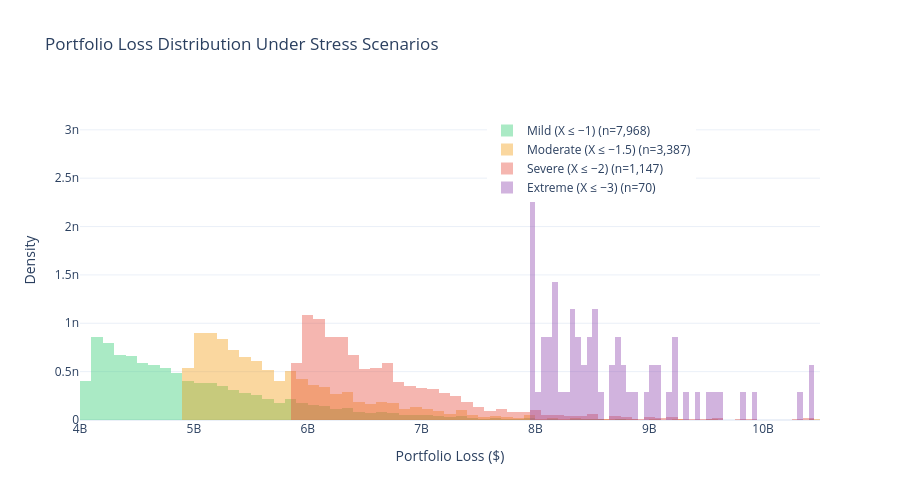

Here is the notebook cell this chart was saved with:
### Markdown cell above
### Stress Testing the Latent Factor - Recession scenario


We condition on $X \leq x^*$ for various stress levels and examine the resulting loss distribution

### Code cell
stress_levels = {
    'Mild (X ≤ −1)':   (-np.inf, -1),
    'Moderate (X ≤ −1.5)': (-np.inf, -1.5),
    'Severe (X ≤ −2)':     (-np.inf, -2),
    'Extreme (X ≤ −3)':    (-np.inf, -3),
}

stress_colors = ['#2ecc71', '#f39c12', '#e74c3c', '#8e44ad']

print("Stress Test Results")
print(f"{'Scenario':<25s} {'# Paths':>10s} {'Mean Loss':>12s} {'VaR 99%':>12s} "
      f"{'ES 99%':>12s} {'Default Rate':>14s}")
print("-" * 90)

fig = go.Figure()

for (name, (x_lo, x_hi)), color in zip(stress_levels.items(), stress_colors):
    mask = (X_draws >= x_lo) & (X_draws <= x_hi)
    n_paths = mask.sum()
    
    if n_paths < 10:
        print(f"  {name:<23s} -- insufficient paths ({n_paths}) --")
        continue
        
    stressed_losses = losses[mask]
    stressed_dr = portfolio_default_rate[mask]
    
    var_99 = np.percentile(stressed_losses, 99)
    es_99 = stressed_losses[stressed_losses >= var_99].mean()

    print(f"  {name:<23s} {n_paths:>10,d} ${stressed_losses.mean():>11,.0f} "
          f"${var_99:>11,.0f} ${es_99:>11,.0f} {stressed_dr.mean():>14.2%}")

    fig.add_trace(go.Histogram(
        x=stressed_losses, name=f"{name} (n={n_paths:,})", 
        opacity=0.4, marker_color=color, 
        histnorm='probability density', nbinsx=80
    ))

print("-" * 90)
print(f"Note: Unconditional EL = ${losses.mean():,.0f}, VaR 99% = ${np.percentile(losses, 99):,.0f}")

fig.update_layout(
    title="Portfolio Loss Distribution Under Stress Scenarios",
    xaxis_title="Portfolio Loss ($)",
    yaxis_title="Density",
    barmode='overlay',
    template="plotly_white", height=500,
    legend=dict(x=0.55, y=0.95)
)
fig.show()

### Figure 1 — Plotly figure (JSON) as saved in the notebook; plotly's stock layout.template omitted (floating-point values rounded to 4 significant figures; data arrays with more than 128 entries replaced by an {"elided": "..."} marker saying what was removed)
{"data": [{"histnorm": "probability density", "marker": {"color": "#2ecc71"}, "name": "Mild (X ≤ −1) (n=7,968)", "nbinsx": 80, "opacity": 0.4, "type": "histogram", "x": {"elided": "7968 float values"}}, {"histnorm": "probability density", "marker": {"color": "#f39c12"}, "name": "Moderate (X ≤ −1.5) (n=3,387)", "nbinsx": 80, "opacity": 0.4, "type": "histogram", "x": {"elided": "3387 float values"}}, {"histnorm": "probability density", "marker": {"color": "#e74c3c"}, "name": "Severe (X ≤ −2) (n=1,147)", "nbinsx": 80, "opacity": 0.4, "type": "histogram", "x": {"elided": "1147 float values"}}, {"histnorm": "probability density", "marker": {"color": "#8e44ad"}, "name": "Extreme (X ≤ −3) (n=70)", "nbinsx": 80, "opacity": 0.4, "type": "histogram", "x": [8803000000.0, 8195000000.0, 8703000000.0, 9644000000.0, 8526000000.0, 8152000000.0, 7957000000.0, 9560000000.0, 8422000000.0, 8426000000.0, 8261000000.0, 8494000000.0, 8349000000.0, 8664000000.0, 7975000000.0, 9071000000.0, 8484000000.0, 7967000000.0, 8218000000.0, 8339000000.0, 8178000000.0, 9823000000.0, 8065000000.0, 8195000000.0, 8577000000.0, 8369000000.0, 8034000000.0, 8175000000.0, 8077000000.0, 8116000000.0, 7969000000.0, 7972000000.0, 8771000000.0, 7965000000.0, 10450000000.0, 8674000000.0, 7992000000.0, 7967000000.0, 9001000000.0, 8109000000.0, 8301000000.0, 10420000000.0, 7970000000.0, 8857000000.0, 9208000000.0, 9232000000.0, 8452000000.0, 9163000000.0, 9218000000.0, 10340000000.0, 9517000000.0, 8736000000.0, 8371000000.0, 7980000000.0, 8507000000.0, 7972000000.0, 8062000000.0, 9940000000.0, 8747000000.0, 9009000000.0, 9089000000.0, 8144000000.0, 9418000000.0, 8974000000.0, 8504000000.0, 8353000000.0, 8513000000.0, 8349000000.0, 9321000000.0, 8758000000.0]}], "layout": {"barmode": "overlay", "height": 500, "legend": {"x": 0.55, "y": 0.95}, "title": {"text": "Portfolio Loss Distribution Under Stress Scenarios"}, "xaxis": {"title": {"text": "Portfolio Loss ($)"}}, "yaxis": {"title": {"text": "Density"}}}}
